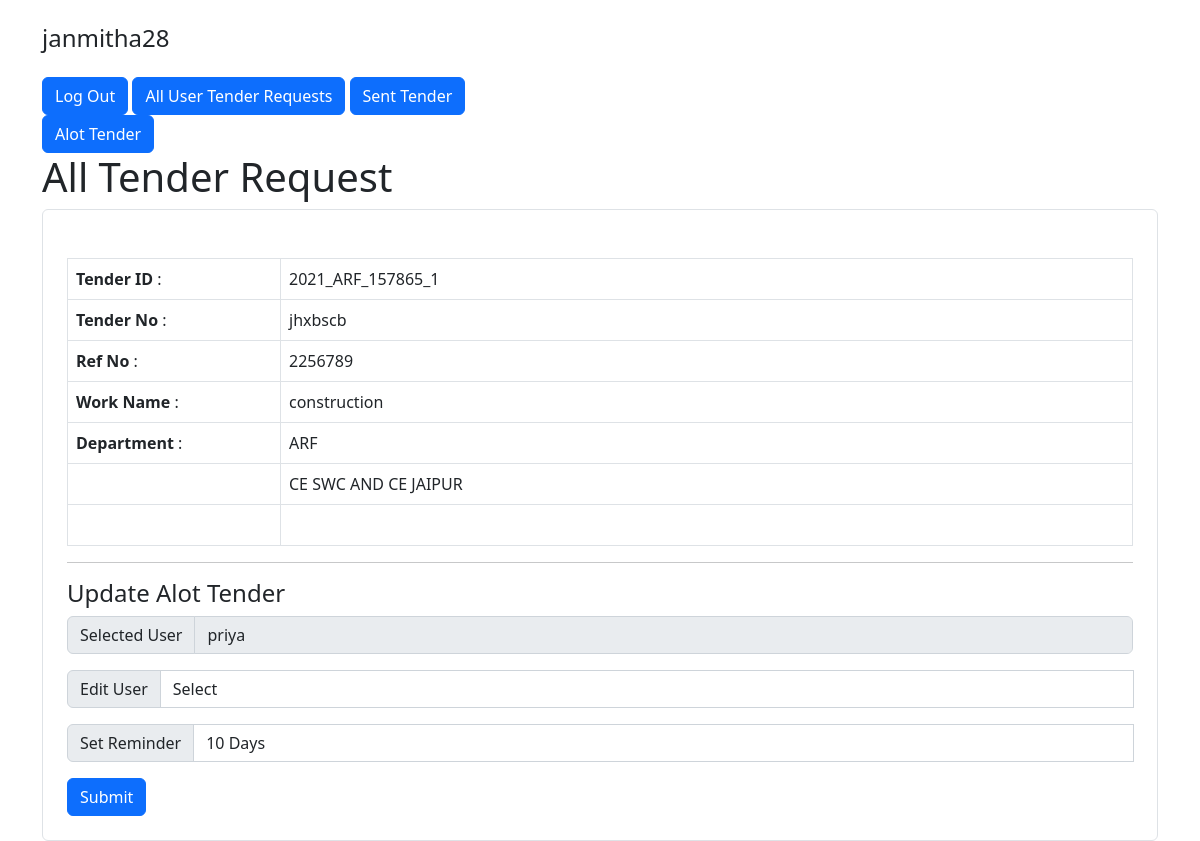
/alot-tenders/update.php?id=1 (signed in), run on the app's committed database.
### tables this page shows
CREATE TABLE `user_tender_requests` (
  `id` int(11) NOT NULL,
  `user_id` int(11) NOT NULL,
  `tender_id` int(11) NOT NULL,
  `created_at` timestamp NOT NULL DEFAULT current_timestamp(),
  `status` varchar(15) NOT NULL,
  `tender_no` varchar(20) DEFAULT NULL,
  `name_of_work` varchar(255) DEFAULT NULL,
  `file_name` varchar(40) DEFAULT NULL,
  `reference_code` varchar(20) DEFAULT NULL,
  `section_id` varchar(20) NOT NULL,
  `sent_at` datetime DEFAULT NULL,
  `edit_user_id` int(11) DEFAULT NULL,
  `allotted_at` datetime DEFAULT NULL,
  `updated_at` datetime DEFAULT current_timestamp() ON UPDATE current_timestamp(),
  `reminder_days` int(11) DEFAULT NULL
);

CREATE TABLE `tenders` (
  `id` int(11) NOT NULL,
  `due_date` date DEFAULT NULL,
  `tenderID` varchar(255) DEFAULT NULL,
  `department_id` int(11) DEFAULT NULL
);

CREATE TABLE `department` (
  `id` int(11) NOT NULL,
  `name` varchar(255) DEFAULT NULL
);

CREATE TABLE `sections` (
  `id` int(11) NOT NULL,
  `name` varchar(50) NOT NULL
);

CREATE TABLE `users` (
  `id` int(11) NOT NULL,
  `username` varchar(30) NOT NULL,
  `email` varchar(50) NOT NULL,
  `password` varchar(255) NOT NULL,
  `created_at` datetime NOT NULL DEFAULT current_timestamp()
);

### alot-tenders/update.php (the view, shortened to what this page needs)
<?php
require_once "../config.php";
$query = "SELECT department.name as departmentName, tenders.tenderID, user_tender_requests.id,
user_tender_requests.tender_No, user_tender_requests.name_of_work, user_tender_requests.edit_user_id,
user_tender_requests.reminder_days,
user_tender_requests.reference_code, sections.name as section_name FROM `user_tender_requests`
inner join `tenders` on user_tender_requests.tender_id = tenders.id
inner join `sections` on user_tender_requests.section_id= sections.id
inner join `department` on tenders.department_id = department.id where user_tender_requests.id=?;";
$updateTenderRequest = $link->prepare($query);
$updateTenderRequest->bind_param("i", $_GET['id']);
if ($updateTenderRequest->execute()) {
    $tenderRequest = $updateTenderRequest->get_result()->fetch_assoc();
}
$editUserQuery = "SELECT username from users where id=?";
$editUserRes = $link->prepare($editUserQuery);
$editUserRes->bind_param("i", $tenderRequest['edit_user_id']);
if ($editUserRes->execute()) {
    $editUser = $editUserRes->get_result()->fetch_assoc();
}
?>
<!DOCTYPE html>
<html lang="en">
<head>
    <link href="https://cdn.jsdelivr.net/npm/bootstrap@5.2.0-beta1/dist/css/bootstrap.min.css" rel="stylesheet">
</head>
<body>
    <div class="container">
        <div class="col-lg-5 text-left">
            <h4 class="my-4"><?= htmlspecialchars($_SESSION["username"]); ?></h4>
            <a href="./logout.php" class="btn btn-primary">Log Out</a>
            <a href="../tender-requests/" class="btn btn-primary">All User Tender Requests</a>
            <a href="../sent-tenders/" class="btn btn-primary">Sent Tender</a>
            <a href="../alot-tenders/" class="btn btn-primary">Alot Tender</a>
        </div>
        <div class="row justify-content-center">
            <div class="col-lg-12">
                <h1>All Tender Request</h1>
                <div class="form-wrap border rounded p-4">
                    <section class="content">
                        <div class="box box-primary">
                            <br>
                            <table class="table  table-bordered" width="98%" style="margin-left:10px border=1">
                                <tbody>
                                    <tr>
                                        <td width="20%"><b>Tender ID</b> : </td>
                                        <td width="80%"><?php echo $tenderRequest['tenderID'] ?></td>
                                    </tr>
                                    <tr>
                                        <td width="20%"><b>Tender No</b> : </td>
                                        <td width="80%"> <?php echo $tenderRequest['tender_No'] ?></td>
                                    </tr>
                                    <tr>
                                        <td width="20%"><b>Ref No</b> : </td>
                                        <td width="80%"><?php echo $tenderRequest['reference_code'] ?></td>
                                    </tr>
                                    <tr>
                                        <td width="20%"><b>Work Name</b> : </td>
                                        <td width="80%"><?php echo $tenderRequest['name_of_work'] ?></td>
                                    </tr>
                                    <tr>
                                        <td width="20%"><b>Department</b> : </td>
                                        <td width="20%"><?php echo $tenderRequest['departmentName'] ?></td>
                                    </tr>
                                    <tr>
                                        <td>&nbsp;</td>
                                        <td><?php echo $tenderRequest['section_name'] ?></td>
                                    </tr>
                                    <tr>
                                        <td>&nbsp;</td>
                                        <td></td>
                                    </tr>
                                </tbody>
                            </table>
                            <hr>
                            <div class="box-header">
                                <h4 class="box-title">Update Alot Tender</h4>
                            </div>
                            <form method="POST" accept-charset="UTF-8" role="form" enctype="multipart/form-data">
                                <div class="box-body">
                                    <div class="input-group mb-3">
                                        <span class="input-group-text">Selected User</span>
                                        <input type="text" class="form-control" placeholder="" value="<?= $editUser['username'] ?>" disabled>
                                    </div>
                                    <div class="input-group mb-3">
                                        <span class="input-group-text">Edit User</span>
                                        <select name="editUser" class="js-example-basic-multiple form-control">
                                            <option value="">Select</option>
                                        </select>
                                    </div>
                                    <div class="input-group mb-3">
                                        <span class="input-group-text">Set Reminder</span>
                                        <select name="reminder" class="form-control">
                                            <?php for ($i = 1; $i <= 365; $i++) { ?>
                                                <option value="<?= $i ?>" <?php if ($tenderRequest['reminder_days'] == $i) {
                                                                                echo "selected=''";
                                                                            } ?>><?= $i ?> Days</option>
                                            <?php } ?>
                                        </select>
                                    </div>
                                    <div class="box-footer">
                                        <button type="submit" class="btn btn-primary" name="submit">Submit</button>
                                    </div>
                                </div>
                            </form>
                        </div>
                    </section>
                </div>
            </div>
        </div>
    </div>
</body>
</html>

### data on the page
user_tender_requests: tender.tenderID "2021_ARF_157865_1", tender_no "jhxbscb", reference_code "2256789", name_of_work "construction", department.name "ARF", section.name "CE SWC AND CE JAIPUR", reminder "10 Days"
users: username "priya"

### other printed values
$_SESSION["username"] "janmitha28"
